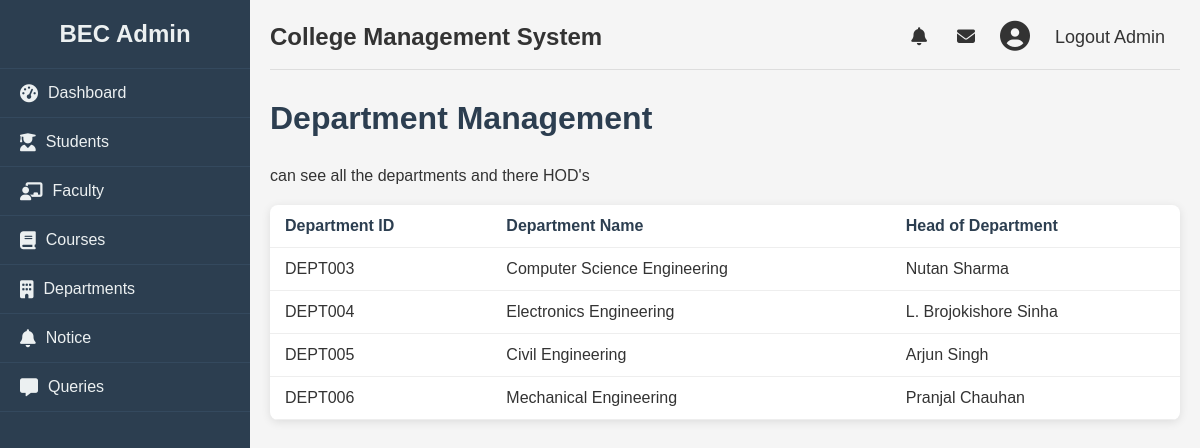
Screenshot of /admin/department (signed in) with the database file from the repository.
### college/model.py (models this page shows, shortened)
class Faculty(db.Model):
    id = db.Column(db.Integer, primary_key=True)
    name = db.Column(db.String(100), nullable=False)
    facultyid = db.Column(db.String(100), unique=True, nullable=False)
    education = db.Column(db.String(100), nullable=False)
    email = db.Column(db.String(100), unique=True, nullable=False)
    phone = db.Column(db.Integer, unique=True, nullable=False)
    department = db.Column(db.Integer, nullable=False)
    role = db.Column(db.String, nullable=False)
    dob = db.Column(db.Date, nullable=False)
    doj = db.Column(db.Date, nullable=False)
    gender = db.Column(db.String, nullable=False)
    address = db.Column(db.String, nullable=False)

### college/admin/adminroute.py (the view)
@app.route("/admin/department", methods = ["GET", "POST"])
def dept():
    logged = 'user_id' in session
    if logged:
        users = Faculty.query.filter_by(role="Head of the Department").all()
        print(users)
        return render_template("department.html", hod = users)
    else:
        return redirect(url_for("login"))

### college/admin/templates/department.html (shortened to what this page needs)
{% from "macro/cmsnav.html" import cmsnav%}
{%extends "admbase.html"%}
{%block head%}
<link rel="stylesheet" href="{{url_for('static', filename='css/styles.css')}}">
<link rel="stylesheet" href="https://cdnjs.cloudflare.com/ajax/libs/font-awesome/6.4.0/css/all.min.css">
{%endblock%}
{%block content%}
<div class="container" w-tid="21">
    {{cmsnav()}}
    <main class="main-content" w-tid="111">
        <header class="top-header" w-tid="113">
            <h2>College Management System</h2>
            <div class="user-profile" w-tid="123">
                <span class="notification" w-tid="125"><i class="fas fa-bell" w-tid="127"></i></span>
                <span class="message" w-tid="129"><i class="fas fa-envelope" w-tid="131"></i></span>
                <div class="profile-img" w-tid="133">
                    <i class="fas fa-user-circle" w-tid="135"></i>
                </div>
                <span class="username" w-tid="137"><a href="{{url_for('logout')}}">Logout Admin</a></span>
            </div>
        </header>
        <div id="dashboard-page" class="content-section" w-tid="139">
            <div class="dashboard" w-tid="141">
                <h1 w-tid="357">Department Management</h1>
                <div class="students-header" w-tid="359">
                    <p w-tid="361">can see all the departments and there HOD's</p>
                </div>
                <div class="students-table" w-tid="875">
                    <table w-tid="877">
                        <thead w-tid="879">
                            <tr w-tid="881">
                                <th w-tid="883">Department ID</th>
                                <th w-tid="885">Department Name</th>
                                <th w-tid="887">Head of Department</th>
                            </tr>
                        </thead>
                        <tbody w-tid="899">
                            {%for user in hod%}
                            <tr w-tid="901">
                                <td w-tid="903">DEPT00{{user.id}}</td>
                                <td w-tid="905">{{user.department}}</td>
                                <td w-tid="903">{{user.name}}</td>
                            </tr>
                            {%endfor%}
                        </tbody>
                    </table>
                </div>
            </div>
        </div>
    </main>
</div>
{%endblock%}

### college/static/css/styles.css (style rules this page uses)
* { margin: 0; padding: 0; box-sizing: border-box; }
body { font-family: Arial, sans-serif; background-color: #f5f5f5; color: #333; }
a { text-decoration: none; color:inherit; }
.container { display: flex; min-height: 100vh; }
.main-content { flex: 1; padding: 20px; }
.top-header { display: flex; justify-content: space-between; align-items: center; margin-bottom: 30px; padding-bottom: 15px; border-bottom: 1px solid #ddd; }
.user-profile { display: flex; align-items: center; }
.user-profile span { margin: 0 15px; font-size: 18px; cursor: pointer; }
.profile-img { font-size: 30px; margin: 0 10px; }
.dashboard h1 { margin-bottom: 30px; color: #2c3e50; }
table { width: 100%; border-collapse: collapse; }
th, td { padding: 12px 15px; text-align: left; border-bottom: 1px solid #eee; }
th { font-weight: bold; color: #2c3e50; }
.content-section { display: none; }
#dashboard-page { display: block; }
.students-header { display: flex; justify-content: space-between; align-items: center; margin-bottom: 20px; }
.students-table { background: white; border-radius: 8px; box-shadow: 0 2px 10px rgba(0, 0, 0, 0.1); overflow: hidden; }

### rows the page displays
Faculty: id "3", department "Computer Science Engineering", name "Nutan Sharma"
Faculty: id "4", department "Electronics Engineering", name "L. Brojokishore Sinha"
Faculty: id "5", department "Civil Engineering", name "Arjun Singh"
Faculty: id "6", department "Mechanical Engineering", name "Pranjal Chauhan"
